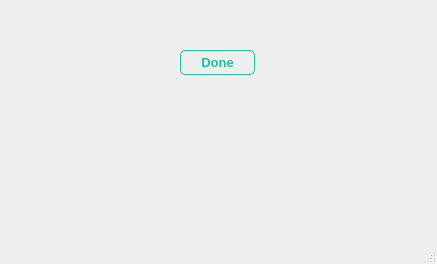
<?xml version="1.0" encoding="UTF-8"?>
<ui version="4.0">
 <class>MainWindow</class>
 <widget class="QMainWindow" name="MainWindow">
  <property name="geometry">
   <rect>
    <x>0</x>
    <y>0</y>
    <width>437</width>
    <height>264</height>
   </rect>
  </property>
  <property name="windowTitle">
   <string>MainWindow</string>
  </property>
  <widget class="QWidget" name="centralwidget">
   <widget class="QPushButton" name="pushButton">
    <property name="geometry">
     <rect>
      <x>100</x>
      <y>50</y>
      <width>25</width>
      <height>25</height>
     </rect>
    </property>
    <property name="styleSheet">
     <string notr="true">QPushButton{
	background: none;
border: none;
}</string>
    </property>
    <property name="text">
     <string/>
    </property>
    <property name="icon">
     <iconset>
      <normaloff>../assets/edit-green.png</normaloff>../assets/edit-green.png</iconset>
    </property>
    <property name="iconSize">
     <size>
      <width>20</width>
      <height>20</height>
     </size>
    </property>
   </widget>
   <widget class="QPushButton" name="pushButton_2">
    <property name="geometry">
     <rect>
      <x>130</x>
      <y>50</y>
      <width>25</width>
      <height>25</height>
     </rect>
    </property>
    <property name="styleSheet">
     <string notr="true">QPushButton{
	background: none;
border: none;
}</string>
    </property>
    <property name="text">
     <string/>
    </property>
    <property name="icon">
     <iconset>
      <normaloff>../assets/trash-red.png</normaloff>../assets/trash-red.png</iconset>
    </property>
    <property name="iconSize">
     <size>
      <width>20</width>
      <height>20</height>
     </size>
    </property>
   </widget>
   <widget class="QPushButton" name="pushButton_3">
    <property name="geometry">
     <rect>
      <x>180</x>
      <y>50</y>
      <width>75</width>
      <height>25</height>
     </rect>
    </property>
    <property name="font">
     <font>
      <pointsize>10</pointsize>
      <bold>true</bold>
     </font>
    </property>
    <property name="styleSheet">
     <string notr="true">QPushButton{
border: 1px solid rgb(26, 194, 161);
border-radius: 5px;
	color: rgb(26, 194, 161);
}
QPushButton:hover, QPushButton:focus{
	background-color: rgb(26, 194, 161);
	color: rgb(255, 255, 255);
}</string>
    </property>
    <property name="text">
     <string>Done</string>
    </property>
   </widget>
  </widget>
  <widget class="QMenuBar" name="menubar">
   <property name="geometry">
    <rect>
     <x>0</x>
     <y>0</y>
     <width>437</width>
     <height>22</height>
    </rect>
   </property>
  </widget>
  <widget class="QStatusBar" name="statusbar"/>
 </widget>
 <resources/>
 <connections/>
</ui>
